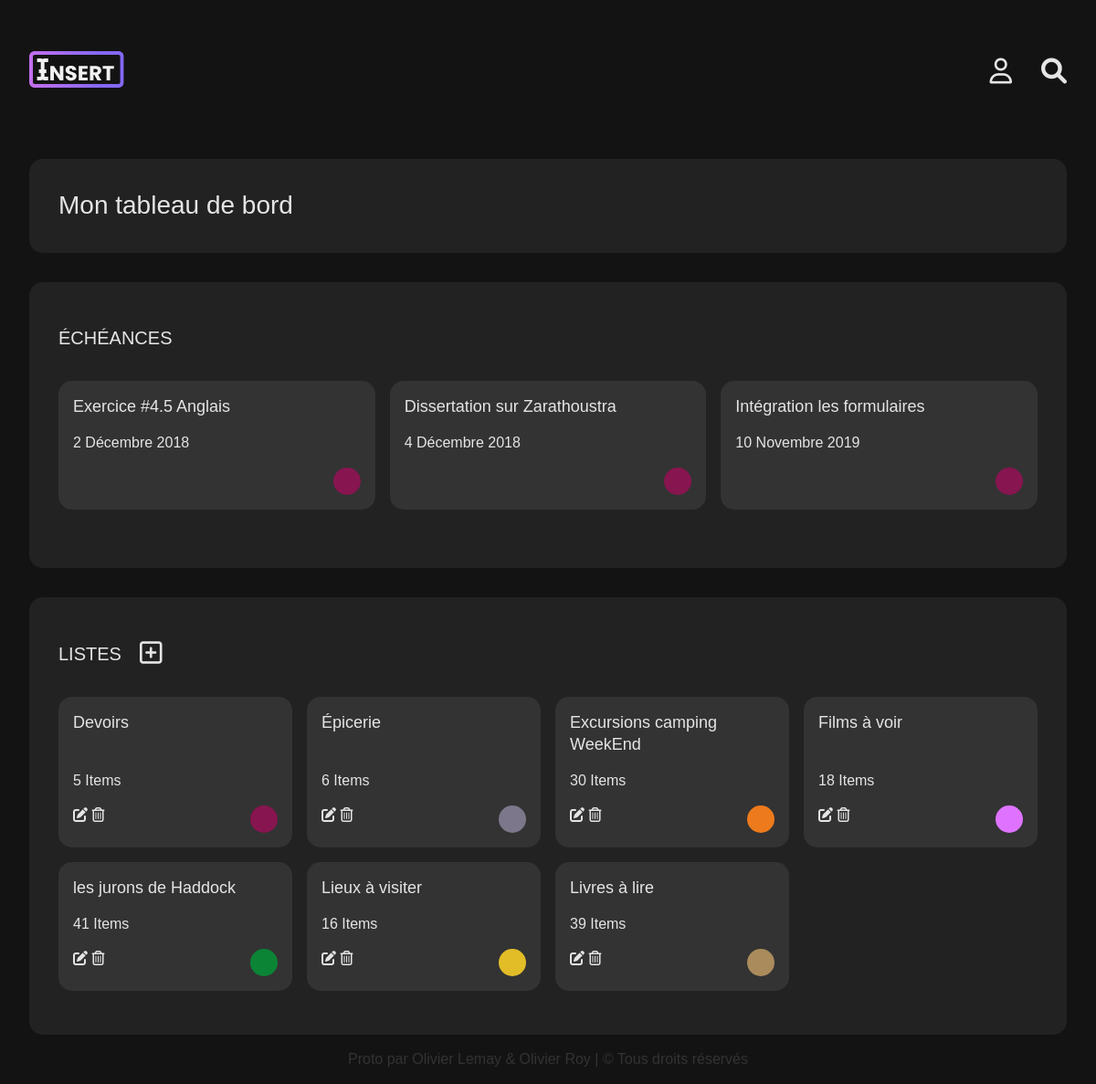
The page / on the database its author committed.
### tables this page shows
CREATE TABLE `listes` (
  `id` int(10) UNSIGNED NOT NULL,
  `nom` varchar(55) NOT NULL COMMENT 'limite de 25 caractères',
  `couleur_id` int(10) UNSIGNED NOT NULL,
  `utilisateur_id` int(10) UNSIGNED NOT NULL
);

CREATE TABLE `items` (
  `id` int(10) UNSIGNED NOT NULL,
  `nom` varchar(55) NOT NULL,
  `echeance` datetime DEFAULT NULL,
  `est_complete` tinyint(1) NOT NULL DEFAULT '0',
  `liste_id` int(10) UNSIGNED NOT NULL
);

CREATE TABLE `couleurs` (
  `id` int(10) UNSIGNED NOT NULL,
  `nom_fr` varchar(25) NOT NULL,
  `nom_en` varchar(25) NOT NULL,
  `hexadecimal` varchar(6) NOT NULL,
  `rgb` varchar(13) NOT NULL
);

### public/app/Accueil.php (called while the page is built, shortened)
<?php
class Accueil
{
    private $obj_donnees = null;
    public function __construct($obj_mod)
    {
        $this->obj_donnees=$obj_mod;
    }
	public function afficher()
    {
        $this->arr_listes = $this->obj_donnees->trouverListes();
        $this->arr_items = $this->obj_donnees->trouverItemsAvecEcheance();
        include_once("liaisons/fragments/header.inc.php");
        include_once ("liaisons/fragments/contenuhaut.inc.php");
        include_once ("liaisons/fragments/echeance.inc.php");
        include_once ("liaisons/fragments/listes.inc.php");
        include_once ("liaisons/fragments/contenubas.inc.php");
        include_once("liaisons/fragments/footer.inc.php");
    }
}

### public/index.php (called while the page is built, shortened)
<?php
require_once('app/App.php');
$monApp = new App();
$monApp->demarrer();
?>

### public/app/ModeleTOFU.php (called while the page is built, shortened)
<?php
class ModeleTOFU
{
    private $obj_pdo=null;
    public function __construct($obj_connexion)
    {
        $this->obj_pdo=$obj_connexion;
    }
    public function trouverItemsAvecEcheance(): array{
        $str_sql = 'SELECT couleurs.id, couleurs.hexadecimal, items.id, items.nom, DAY(items.echeance) AS jour, MONTH(items.echeance) AS mois,YEAR(items.echeance) AS annee, listes.nom AS nomListe
                    FROM listes
                    INNER JOIN couleurs ON listes.couleur_id = couleurs.id
                    INNER JOIN items ON  items.liste_id = listes.id
                    WHERE items.est_complete=0
                    AND items.echeance IS NOT NULL
                    ORDER BY items.echeance ASC
                    LIMIT 3';
        $obj_stmt = $this->obj_pdo->prepare($str_sql);
        $obj_stmt->execute();
        $arr_items = $obj_stmt->fetchAll();
        return $arr_items;
        return [];
    }
    public function trouverListes(): array{
        $str_sql = 'SELECT listes.id, listes.nom, couleurs.hexadecimal
                    FROM listes
                    INNER JOIN couleurs ON listes.couleur_id = couleurs.id
                    ORDER BY listes.nom ASC
                    ';
        $obj_stmt = $this->obj_pdo->prepare($str_sql);
        $obj_stmt->execute();
        $arr_listes = $obj_stmt->fetchAll();
        return $arr_listes;
    }
    public function trouverNombreItems($id_liste): int{
        $str_sql = 'SELECT COUNT(*)
                    FROM items
                    WHERE liste_id = '.$id_liste;
        $obj_stmt = $this->obj_pdo->prepare($str_sql);
        $obj_stmt->execute();
        $int_nbItem = $obj_stmt->fetch();
       return intVal($int_nbItem["COUNT(*)"]);
    }
}

### public/app/Utilitaires.php (called while the page is built, shortened)
<?php
class Utilitaires
{
    public static function convertirMois($id_mois):string{
        $mois = array('Janvier','Février','Mars','Avril','Mai','Juin','Juillet','Août','Septembre','Octobre','Novembre','Décembre');
        return $mois[intVal($id_mois)-1];
    }
}

### public/liaisons/fragments/listes.inc.php (the view, shortened to what this page needs)
<section>
    <div class="etiquette">
    <h2>Listes</h2>
    <a href="index.php?page=listes&action=afficherAjouter"><i class="far fa-plus-square titreNiveau1"></i></a>
    </div>
<ul class="liste galerie">
    <?php foreach ($this->arr_listes as $liste){ ?>
    <li class="galerie__item">
        <div class="liste--bulle">
            <div class="liste--bulle--content-top">
        <a href="index.php?page=items&action=afficher&id_liste=<?php echo $liste['id']; ?>">
        <h3><?php echo $liste['nom']; ?></h3>
        </a>
        <p><?php $t = $this->obj_donnees->trouverNombreItems($liste['id']); if ($t > 1) { echo $t . " Items"; } else { echo $t . " Item"; } ?></p>
            </div>
            <div class="liste--bulle--content-bottom">
            <div>
                 <a href="index.php?page=listes&action=afficherModifier&id_liste=<?php echo $liste['id']; ?>">
                     <i class="fas fa-edit"></i>
                 </a>
                 <a href="index.php#modale<?php echo $liste['id']; ?>">
                     <i class="far fa-trash-alt"></i>
                 </a>
            </div>
            <div class="couleur" style="background-color: <?php echo "#" . $liste['hexadecimal']; ?>;"></div>
            </div>
        </div>
    </li>
<?php } ?>
</ul>
</section>

### public/app/App.php (shortened to what this page needs)
<?php
require_once('ModeleTOFU.php');
require_once('Accueil.php');
require_once('Utilitaires.php');
class App
{
    private $obj_pdo= null;
    private $obj_accueil = null;
    public function demarrer():void
    {
        $this->obj_donnees=new ModeleTOFU($this->obj_pdo);
        $this->obj_accueil=new Accueil($this->obj_donnees);
        $this->routerLaRequete();
    }
    private function getServeur():string
    {
        $env = 'null';
        if ((substr($_SERVER['HTTP_HOST'], 0, 9) == 'localhost'))
        {
            $env = 'serveur-local';
        } else {
            $env = 'serveur-production';
        }
        return $env;
    }
    private function getPDO():void
    {
        if($this->obj_pdo === null)
        {
            if($this->getServeur() === 'serveur-local')
            {
                $maConnexionBD = new ConnexionBD('localhost','root','root','tofu_rpni1_2021');
            }else{
                $maConnexionBD = new ConnexionBD('localhost','21_insertteam','carotte_cyan','21_rpni1_insertteamnamehere');
            }
            $this->obj_pdo = $maConnexionBD->getNouvelleConnexionPDO();
        }
    }
    public function routerLaRequete():void
    {
        $page = null;
        $action = null;
            if (isset($_GET['page'])){
                $page = $_GET['page'];
                $action = $_GET['action'];
            }else{
                $page = 'site';
                $action = 'afficher';
            }
        switch ($page){
            case $page === 'site':
                switch ($action) {
                    case 'afficher':
                        $this->obj_accueil->afficher();
                        break;
                }
            break;
        }
    }
}

### public/liaisons/fragments/header.inc.php (shortened to what this page needs)
<!doctype html>
<html lang="fr">
<head>
    <link rel="stylesheet" href="liaisons/css/styles.css">
    <link rel="stylesheet" href="https://cdnjs.cloudflare.com/ajax/libs/font-awesome/6.0.0-beta2/css/all.min.css" />
</head>
<body>
    <div id="en-tete" class="header">
        <header class="container">
            <a href="index.php">
            <img src="liaisons/images/svg/logo_insert.svg" alt="Insert Team Name Here Logo" class="titreNiveau1 logo">
            </a>
            <div class="barreOnglets barreOnglets--bureau">
                <ul class="barreOnglets__onglets">
                    <li class="barreOnglets__onglet ">
                        <a href="#compteUtilisateur" class="barreOnglets__controle">
                            <i class="far fa-user titreNiveau1"></i>
                        </a>
                    </li>
                    <li class="barreOnglets__onglet ">
                        <a href="#moteurRecherche" class="barreOnglets__controle">
                            <i class="fas fa-search titreNiveau1"></i>
                        </a>
                    </li>
                </ul>
            </div>
        </header>
    </div>
    <div id="contenu">

### public/liaisons/fragments/contenuhaut.inc.php (shortened to what this page needs)
<main class="container">
    <div class="conteneur_droit">
        <div class="titre">
        <div class="etiquette">
                <h1><?php echo $this->str_titrePage; ?></h1>
        </div>
        </div>

### public/liaisons/fragments/echeance.inc.php (shortened to what this page needs)
<section>
    <div class="etiquette">
    <h2>Échéances</h2>
    </div>
<ul class="liste">
    <?php foreach ($this->arr_items as $item){ ?>
    <li>
        <div class="liste--bulle">
            <div class="liste--bulle--content-top">
            <h3><?php echo $item['nom']; ?></h3>
            <p><?php echo $item['jour'] ." ". Utilitaires::convertirMois($item['mois'])." ".$item['annee']; ?></p>
            </div>
            <div class="liste--bulle--content-bottom echeance-couleur">
            <div class="couleur" style="background-color: <?php echo "#" . $item['hexadecimal']; ?>;"></div>
            </div>
        </div>
    </li>
<?php } ?>
</ul>
</section>

### public/liaisons/fragments/contenubas.inc.php (shortened to what this page needs)
</div>
</main>

### public/liaisons/fragments/footer.inc.php (shortened to what this page needs)
        </div>
        <footer id="pied-de-page">
            <p class="text-center">Proto par Olivier Lemay & Olivier Roy | &copy; Tous droits réservés</p>
        </footer>
        </body>
</html>

### public/liaisons/css/styles.css (style rules this page uses)
html { font-family: sans-serif; -ms-text-size-adjust: 100%; -webkit-text-size-adjust: 100%; }
body { margin: 0; }
article, aside, details, figcaption, figure, footer, header, hgroup, main, menu, nav, section, summary { display: block; }
a { background-color: transparent; }
h1 { font-size: 2em; margin: 0.67em 0; }
img { border: 0; }
body { background-color: #131313; }
main { display: flex; }
.conteneur_droit { margin-top: 1em; margin-inline: 2em; flex: 1; border-radius: 15px; height: max-content; }
.titre { padding: 2em; background-color: #33333380; border-radius: 15px; }
.etiquette { display: flex; justify-content: space-between; align-items: center; width: max-content; }
.etiquette :first-child { padding-right: 1em; }
section { background-color: #33333380; padding: 2em; border-radius: 15px; margin-block-start: 2em; width: 100%; }
.liste { display: grid; grid-auto-flow: row; grid-template-columns: repeat(auto-fit, minmax(250px, 1fr)); grid-template-rows: max-content max-content; gap: 1em; padding: 0; list-style-type: none; width: 100%; }
.liste--bulle { background-color: #333333; display: flex; flex-direction: column; justify-content: space-between; align-items: flex-start; height: 100%; padding: 1em; border-radius: 15px; }
.liste--bulle h3 { padding: 0; margin: 0; }
.liste--bulle--content-top { width: 100%; display: flex; flex-direction: column; justify-content: space-between; height: 100%; }
.liste--bulle--content-bottom { display: flex; width: 100%; justify-content: space-between; }
.container { max-width: 1200px; margin-inline: auto; }
header { display: flex; flex-direction: column; justify-content: space-between; align-items: center; margin-block: 2em; padding-inline: 2em; }
@media (min-width: 800px) { header { flex-direction: row; } }
footer { text-align: center; color: #333333; }
.couleur { min-width: 3rem; min-height: 3rem; width: 3rem; height: 3rem; border-radius: 50%; padding: 0; margin: 0; }
.echeance-couleur { display: flex; justify-content: flex-end; }
html { box-sizing: border-box; }
*, *:before, *:after { box-sizing: inherit; }
.galerie { list-style-type: none; }
html { font-size: 62.5%; }
body { font-family: Arial, sans-serif; font-size: 16px; font-size: 1.6rem; line-height: 1.375; color: #E5E5E5FF; }
h1, .titreNiveau1, h2, .titreNiveau2, h3, .titreNiveau3 { font-family: Futura, sans-serif; font-weight: 500; }
h1, .titreNiveau1 { font-size: 28px; font-size: 2.8rem; margin: 0; }
h2, .titreNiveau2 { font-size: 20px; font-size: 2rem; text-transform: uppercase; }
h3, .titreNiveau3 { font-size: 18px; font-size: 1.8rem; }
a, .a { color: #E5E5E5FF; text-decoration: none; }
.barreOnglets { transition: 300ms; }
.barreOnglets__onglets { position: relative; display: flex; justify-content: space-around; align-items: center; }
.barreOnglets__onglet { padding-left: 1em; }
.barreOnglets__controle { display: inline-block; padding-block: 1em; padding-left: 1em; }
.js .barreOnglets__onglet { display: inline-block; list-style-type: none; }
.barreOnglets__onglets { padding: 0; }
.barreOnglets__controle { display: inline-block; }
.js .barreOnglets__onglet { display: flex; align-items: center; list-style-type: none; }
.js .barreOnglets--bureau { display: none; }
@media (min-width: 800px) { .js .barreOnglets--bureau { display: block; } }

### rows shown on the page
listes: items.nom "Exercice #4.5 Anglais", jour "2", mois "Décembre", annee "2018", items.nom "Dissertation sur Zarathoustra", jour "4", items.nom "Intégration les formulaires", jour "10", mois "Novembre", annee "2019", nom "Devoirs", t "5"
listes: nom "Épicerie", t "6"
listes: nom "Excursions camping WeekEnd", t "30"
listes: nom "Films à voir", t "18"
listes: nom "les jurons de Haddock", t "41"
listes: nom "Lieux à visiter", t "16"
listes: nom "Livres à lire", t "39"

### other values the page prints
$this->str_titrePage "Mon tableau de bord"
